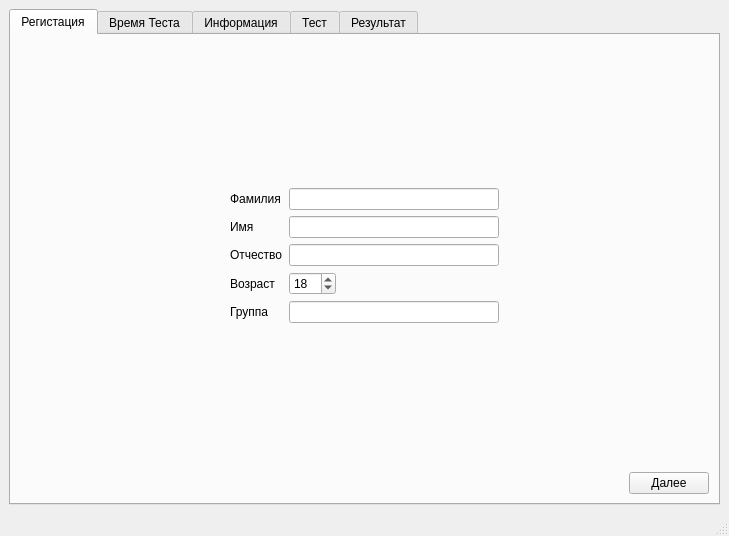
<?xml version="1.0" encoding="UTF-8"?>
<ui version="4.0">
 <class>UiMindfulness</class>
 <widget class="QMainWindow" name="UiMindfulness">
  <property name="geometry">
   <rect>
    <x>0</x>
    <y>0</y>
    <width>729</width>
    <height>536</height>
   </rect>
  </property>
  <property name="windowTitle">
   <string>Тест на Утомляемость</string>
  </property>
  <widget class="QWidget" name="centralwidget">
   <layout class="QGridLayout" name="gridLayout">
    <item row="0" column="0">
     <widget class="QTabWidget" name="m_main_tab_widget">
      <property name="enabled">
       <bool>true</bool>
      </property>
      <property name="tabPosition">
       <enum>QTabWidget::North</enum>
      </property>
      <property name="currentIndex">
       <number>0</number>
      </property>
      <widget class="QWidget" name="tab_registration">
       <attribute name="title">
        <string>Регистация</string>
       </attribute>
       <layout class="QGridLayout" name="gridLayout_3">
        <item row="1" column="0">
         <layout class="QGridLayout" name="gridLayout_2">
          <item row="2" column="2">
           <widget class="QLineEdit" name="m_line_edit_tn">
            <property name="text">
             <string/>
            </property>
           </widget>
          </item>
          <item row="3" column="1">
           <widget class="QLabel" name="label_4">
            <property name="text">
             <string>Возраст</string>
            </property>
           </widget>
          </item>
          <item row="4" column="1">
           <widget class="QLabel" name="label_5">
            <property name="text">
             <string>Группа</string>
            </property>
           </widget>
          </item>
          <item row="1" column="2">
           <widget class="QLineEdit" name="m_line_edit_sn">
            <property name="text">
             <string/>
            </property>
           </widget>
          </item>
          <item row="0" column="2">
           <widget class="QLineEdit" name="m_line_edit_fn">
            <property name="text">
             <string/>
            </property>
           </widget>
          </item>
          <item row="2" column="0">
           <spacer name="horizontalSpacer_3">
            <property name="orientation">
             <enum>Qt::Horizontal</enum>
            </property>
            <property name="sizeType">
             <enum>QSizePolicy::Expanding</enum>
            </property>
            <property name="sizeHint" stdset="0">
             <size>
              <width>40</width>
              <height>20</height>
             </size>
            </property>
           </spacer>
          </item>
          <item row="4" column="2">
           <widget class="QLineEdit" name="m_line_edit_group">
            <property name="text">
             <string/>
            </property>
           </widget>
          </item>
          <item row="0" column="1">
           <widget class="QLabel" name="label">
            <property name="text">
             <string>Фамилия</string>
            </property>
           </widget>
          </item>
          <item row="1" column="1">
           <widget class="QLabel" name="label_2">
            <property name="text">
             <string>Имя</string>
            </property>
           </widget>
          </item>
          <item row="2" column="1">
           <widget class="QLabel" name="label_3">
            <property name="text">
             <string>Отчество</string>
            </property>
           </widget>
          </item>
          <item row="2" column="3">
           <spacer name="horizontalSpacer_8">
            <property name="orientation">
             <enum>Qt::Horizontal</enum>
            </property>
            <property name="sizeType">
             <enum>QSizePolicy::Expanding</enum>
            </property>
            <property name="sizeHint" stdset="0">
             <size>
              <width>40</width>
              <height>20</height>
             </size>
            </property>
           </spacer>
          </item>
          <item row="3" column="2">
           <layout class="QHBoxLayout" name="horizontalLayout_2">
            <item>
             <widget class="QSpinBox" name="m_spin_box_years">
              <property name="minimum">
               <number>1</number>
              </property>
              <property name="maximum">
               <number>150</number>
              </property>
              <property name="value">
               <number>18</number>
              </property>
             </widget>
            </item>
            <item>
             <spacer name="horizontalSpacer_2">
              <property name="orientation">
               <enum>Qt::Horizontal</enum>
              </property>
              <property name="sizeHint" stdset="0">
               <size>
                <width>40</width>
                <height>20</height>
               </size>
              </property>
             </spacer>
            </item>
           </layout>
          </item>
         </layout>
        </item>
        <item row="2" column="0">
         <spacer name="verticalSpacer_2">
          <property name="orientation">
           <enum>Qt::Vertical</enum>
          </property>
          <property name="sizeType">
           <enum>QSizePolicy::Expanding</enum>
          </property>
          <property name="sizeHint" stdset="0">
           <size>
            <width>18</width>
            <height>45</height>
           </size>
          </property>
         </spacer>
        </item>
        <item row="3" column="0">
         <layout class="QHBoxLayout" name="horizontalLayout">
          <item>
           <spacer name="horizontalSpacer">
            <property name="orientation">
             <enum>Qt::Horizontal</enum>
            </property>
            <property name="sizeHint" stdset="0">
             <size>
              <width>40</width>
              <height>20</height>
             </size>
            </property>
           </spacer>
          </item>
          <item>
           <widget class="QPushButton" name="push_button_reg_next">
            <property name="text">
             <string>Далее</string>
            </property>
           </widget>
          </item>
         </layout>
        </item>
        <item row="0" column="0">
         <spacer name="verticalSpacer">
          <property name="orientation">
           <enum>Qt::Vertical</enum>
          </property>
          <property name="sizeType">
           <enum>QSizePolicy::Expanding</enum>
          </property>
          <property name="sizeHint" stdset="0">
           <size>
            <width>20</width>
            <height>44</height>
           </size>
          </property>
         </spacer>
        </item>
       </layout>
      </widget>
      <widget class="QWidget" name="tab_time">
       <attribute name="title">
        <string>Время Теста</string>
       </attribute>
       <layout class="QGridLayout" name="gridLayout_5">
        <item row="0" column="0">
         <spacer name="verticalSpacer_3">
          <property name="orientation">
           <enum>Qt::Vertical</enum>
          </property>
          <property name="sizeType">
           <enum>QSizePolicy::Expanding</enum>
          </property>
          <property name="sizeHint" stdset="0">
           <size>
            <width>20</width>
            <height>117</height>
           </size>
          </property>
         </spacer>
        </item>
        <item row="1" column="0">
         <layout class="QGridLayout" name="gridLayout_4">
          <item row="0" column="1">
           <widget class="QLabel" name="label_6">
            <property name="text">
             <string>Время Суток</string>
            </property>
           </widget>
          </item>
          <item row="0" column="2">
           <widget class="QComboBox" name="m_combo_box_time_day"/>
          </item>
          <item row="2" column="2">
           <widget class="QComboBox" name="m_combo_box_weak_day"/>
          </item>
          <item row="3" column="1">
           <widget class="QLabel" name="label_9">
            <property name="text">
             <string>Время</string>
            </property>
           </widget>
          </item>
          <item row="1" column="0">
           <spacer name="horizontalSpacer_5">
            <property name="orientation">
             <enum>Qt::Horizontal</enum>
            </property>
            <property name="sizeHint" stdset="0">
             <size>
              <width>40</width>
              <height>20</height>
             </size>
            </property>
           </spacer>
          </item>
          <item row="1" column="3">
           <spacer name="horizontalSpacer_6">
            <property name="orientation">
             <enum>Qt::Horizontal</enum>
            </property>
            <property name="sizeHint" stdset="0">
             <size>
              <width>40</width>
              <height>20</height>
             </size>
            </property>
           </spacer>
          </item>
          <item row="3" column="2">
           <widget class="QComboBox" name="m_combo_box_time_test"/>
          </item>
          <item row="2" column="1">
           <widget class="QLabel" name="label_7">
            <property name="text">
             <string>День недели</string>
            </property>
           </widget>
          </item>
          <item row="1" column="2">
           <widget class="QDateEdit" name="m_date_edit_time"/>
          </item>
          <item row="1" column="1">
           <widget class="QLabel" name="label_8">
            <property name="text">
             <string>Дата</string>
            </property>
           </widget>
          </item>
         </layout>
        </item>
        <item row="2" column="0">
         <spacer name="verticalSpacer_4">
          <property name="orientation">
           <enum>Qt::Vertical</enum>
          </property>
          <property name="sizeType">
           <enum>QSizePolicy::Expanding</enum>
          </property>
          <property name="sizeHint" stdset="0">
           <size>
            <width>20</width>
            <height>116</height>
           </size>
          </property>
         </spacer>
        </item>
        <item row="3" column="0">
         <layout class="QHBoxLayout" name="horizontalLayout_3">
          <property name="sizeConstraint">
           <enum>QLayout::SetMaximumSize</enum>
          </property>
          <item>
           <spacer name="horizontalSpacer_4">
            <property name="orientation">
             <enum>Qt::Horizontal</enum>
            </property>
            <property name="sizeHint" stdset="0">
             <size>
              <width>40</width>
              <height>20</height>
             </size>
            </property>
           </spacer>
          </item>
          <item>
           <widget class="QPushButton" name="push_button_time_next">
            <property name="text">
             <string>Далее</string>
            </property>
           </widget>
          </item>
         </layout>
        </item>
       </layout>
      </widget>
      <widget class="QWidget" name="tab_information">
       <attribute name="title">
        <string>Информация</string>
       </attribute>
       <layout class="QGridLayout" name="gridLayout_6">
        <item row="0" column="2">
         <spacer name="verticalSpacer_5">
          <property name="orientation">
           <enum>Qt::Vertical</enum>
          </property>
          <property name="sizeType">
           <enum>QSizePolicy::Ignored</enum>
          </property>
          <property name="sizeHint" stdset="0">
           <size>
            <width>20</width>
            <height>98</height>
           </size>
          </property>
         </spacer>
        </item>
        <item row="1" column="0">
         <spacer name="horizontalSpacer_7">
          <property name="orientation">
           <enum>Qt::Horizontal</enum>
          </property>
          <property name="sizeType">
           <enum>QSizePolicy::Ignored</enum>
          </property>
          <property name="sizeHint" stdset="0">
           <size>
            <width>156</width>
            <height>20</height>
           </size>
          </property>
         </spacer>
        </item>
        <item row="1" column="1" colspan="2">
         <widget class="QTextBrowser" name="textBrowser">
          <property name="html">
           <string>&lt;!DOCTYPE HTML PUBLIC &quot;-//W3C//DTD HTML 4.0//EN&quot; &quot;http://www.w3.org/TR/REC-html40/strict.dtd&quot;&gt;
&lt;html&gt;&lt;head&gt;&lt;meta name=&quot;qrichtext&quot; content=&quot;1&quot; /&gt;&lt;style type=&quot;text/css&quot;&gt;
p, li { white-space: pre-wrap; }
&lt;/style&gt;&lt;/head&gt;&lt;body style=&quot; font-family:'Ubuntu'; font-size:11pt; font-weight:400; font-style:normal;&quot;&gt;
&lt;p align=&quot;center&quot; style=&quot; margin-top:0px; margin-bottom:0px; margin-left:0px; margin-right:0px; -qt-block-indent:0; text-indent:0px;&quot;&gt;&lt;span style=&quot; font-family:'Ubuntu'; font-size:16pt;&quot;&gt;Инфомационное окно для прохождения теста на утомляемость&lt;/span&gt;&lt;/p&gt;
&lt;p align=&quot;center&quot; style=&quot;-qt-paragraph-type:empty; margin-top:0px; margin-bottom:0px; margin-left:0px; margin-right:0px; -qt-block-indent:0; text-indent:0px; font-family:'Ubuntu'; font-size:16pt;&quot;&gt;&lt;br /&gt;&lt;/p&gt;
&lt;p align=&quot;center&quot; style=&quot; margin-top:0px; margin-bottom:0px; margin-left:0px; margin-right:0px; -qt-block-indent:0; text-indent:0px;&quot;&gt;&lt;span style=&quot; font-family:'Ubuntu'; font-size:16pt;&quot;&gt;Если всплявает &lt;/span&gt;&lt;span style=&quot; font-family:'Ubuntu'; font-size:16pt; font-weight:600; color:#cc0000;&quot;&gt;Красный Квадрат&lt;/span&gt;&lt;span style=&quot; font-family:'Ubuntu'; font-size:16pt;&quot;&gt; , то нажмите клавишу &amp;quot;Пробел&amp;quot; ( Spase )&lt;/span&gt;&lt;/p&gt;
&lt;p align=&quot;center&quot; style=&quot; margin-top:0px; margin-bottom:0px; margin-left:0px; margin-right:0px; -qt-block-indent:0; text-indent:0px;&quot;&gt;&lt;span style=&quot; font-family:'Ubuntu'; font-size:16pt;&quot;&gt;&lt;br /&gt;Если всплывает &lt;/span&gt;&lt;span style=&quot; font-family:'Ubuntu'; font-size:16pt; font-weight:600; color:#204a87;&quot;&gt;Синий Квадрат&lt;/span&gt;&lt;span style=&quot; font-family:'Ubuntu'; font-size:16pt;&quot;&gt; , то нажмите клавишу &amp;quot;Ввод&amp;quot; ( Enter )&lt;/span&gt;&lt;/p&gt;&lt;/body&gt;&lt;/html&gt;</string>
          </property>
         </widget>
        </item>
        <item row="1" column="3">
         <spacer name="horizontalSpacer_9">
          <property name="orientation">
           <enum>Qt::Horizontal</enum>
          </property>
          <property name="sizeType">
           <enum>QSizePolicy::Ignored</enum>
          </property>
          <property name="sizeHint" stdset="0">
           <size>
            <width>156</width>
            <height>20</height>
           </size>
          </property>
         </spacer>
        </item>
        <item row="2" column="1">
         <spacer name="verticalSpacer_6">
          <property name="orientation">
           <enum>Qt::Vertical</enum>
          </property>
          <property name="sizeType">
           <enum>QSizePolicy::Ignored</enum>
          </property>
          <property name="sizeHint" stdset="0">
           <size>
            <width>13</width>
            <height>48</height>
           </size>
          </property>
         </spacer>
        </item>
        <item row="3" column="0" colspan="4">
         <layout class="QHBoxLayout" name="horizontalLayout_4">
          <item>
           <spacer name="horizontalSpacer_10">
            <property name="orientation">
             <enum>Qt::Horizontal</enum>
            </property>
            <property name="sizeHint" stdset="0">
             <size>
              <width>40</width>
              <height>20</height>
             </size>
            </property>
           </spacer>
          </item>
          <item>
           <widget class="QPushButton" name="m_push_button_info">
            <property name="text">
             <string>Далее</string>
            </property>
           </widget>
          </item>
         </layout>
        </item>
       </layout>
      </widget>
      <widget class="QWidget" name="tab_test">
       <attribute name="title">
        <string>Тест</string>
       </attribute>
       <layout class="QGridLayout" name="gridLayout_7">
        <item row="0" column="0">
         <widget class="QLabel" name="m_label_test_info">
          <property name="sizePolicy">
           <sizepolicy hsizetype="Expanding" vsizetype="Preferred">
            <horstretch>0</horstretch>
            <verstretch>0</verstretch>
           </sizepolicy>
          </property>
          <property name="font">
           <font>
            <pointsize>20</pointsize>
           </font>
          </property>
          <property name="text">
           <string/>
          </property>
          <property name="alignment">
           <set>Qt::AlignCenter</set>

          </property>
         </widget>
        </item>
        <item row="1" column="0">
         <widget class="QWidget" name="m_widget_test" native="true">
          <property name="sizePolicy">
           <sizepolicy hsizetype="Expanding" vsizetype="Expanding">
            <horstretch>0</horstretch>
            <verstretch>0</verstretch>
           </sizepolicy>
          </property>
         </widget>
        </item>
        <item row="2" column="0">
         <layout class="QHBoxLayout" name="horizontalLayout_5">
          <item>
           <widget class="QLabel" name="m_label_result_test">
            <property name="text">
             <string/>
            </property>
           </widget>
          </item>
          <item>
           <spacer name="horizontalSpacer_11">
            <property name="orientation">
             <enum>Qt::Horizontal</enum>
            </property>
            <property name="sizeHint" stdset="0">
             <size>
              <width>40</width>
              <height>20</height>
             </size>
            </property>
           </spacer>
          </item>
          <item>
           <widget class="QTimeEdit" name="m_time_edit_test">
            <property name="enabled">
             <bool>true</bool>

            </property>
            <property name="focusPolicy">
             <enum>Qt::NoFocus</enum>
            </property>
            <property name="wrapping">
             <bool>false</bool>
            </property>
            <property name="alignment">
             <set>Qt::AlignCenter</set>
            </property>
            <property name="readOnly">
             <bool>true</bool>
            </property>
            <property name="accelerated">
             <bool>false</bool>
            </property>
            <property name="correctionMode">
             <enum>QAbstractSpinBox::CorrectToPreviousValue</enum>
            </property>
            <property name="showGroupSeparator" stdset="0">
             <bool>false</bool>
            </property>
            <property name="displayFormat">
             <string>mm:ss</string>
            </property>
            <property name="calendarPopup">
             <bool>false</bool>
            </property>

           </widget>
          </item>
         </layout>
        </item>
       </layout>
      </widget>
      <widget class="QWidget" name="tab_result">
       <attribute name="title">
        <string>Результат</string>
       </attribute>
       <layout class="QGridLayout" name="gridLayout_8">
        <item row="1" column="0" colspan="2">

         <widget class="QTableWidget" name="m_table_widget_result"/>
        </item>
        <item row="2" column="0">
         <layout class="QHBoxLayout" name="horizontalLayout_6">
          <item>
           <spacer name="horizontalSpacer_12">
            <property name="orientation">
             <enum>Qt::Horizontal</enum>
            </property>
            <property name="sizeHint" stdset="0">
             <size>
              <width>40</width>
              <height>20</height>
             </size>
            </property>
           </spacer>
          </item>
          <item>
           <widget class="QPushButton" name="m_push_button_save">

            <property name="text">
             <string>Сохранить</string>
            </property>
           </widget>
          </item>
         </layout>
        </item>
        <item row="0" column="0" colspan="2">
         <widget class="QLabel" name="label_10">
          <property name="sizePolicy">
           <sizepolicy hsizetype="Expanding" vsizetype="Preferred">
            <horstretch>0</horstretch>
            <verstretch>0</verstretch>
           </sizepolicy>
          </property>
          <property name="font">
           <font>
            <pointsize>20</pointsize>
           </font>
          </property>
          <property name="text">
           <string>Итоги Теста</string>
          </property>
          <property name="alignment">
           <set>Qt::AlignCenter</set>
          </property>
         </widget>
        </item>

       </layout>
      </widget>
     </widget>
    </item>
   </layout>
  </widget>
  <widget class="QMenuBar" name="menubar">
   <property name="geometry">
    <rect>
     <x>0</x>
     <y>0</y>
     <width>695</width>
     <height>22</height>
    </rect>
   </property>
  </widget>
  <widget class="QStatusBar" name="statusbar"/>
 </widget>
 <tabstops>
  <tabstop>m_line_edit_fn</tabstop>
  <tabstop>m_line_edit_sn</tabstop>
  <tabstop>m_line_edit_tn</tabstop>
  <tabstop>m_spin_box_years</tabstop>
  <tabstop>m_line_edit_group</tabstop>
  <tabstop>push_button_reg_next</tabstop>
  <tabstop>m_combo_box_time_day</tabstop>
  <tabstop>m_date_edit_time</tabstop>
  <tabstop>m_combo_box_weak_day</tabstop>
  <tabstop>m_combo_box_time_test</tabstop>
  <tabstop>push_button_time_next</tabstop>
  <tabstop>textBrowser</tabstop>
  <tabstop>m_push_button_info</tabstop>
  <tabstop>m_time_edit_test</tabstop>
  <tabstop>m_table_widget_result</tabstop>
  <tabstop>pushButton</tabstop>
  <tabstop>m_main_tab_widget</tabstop>
 </tabstops>
 <resources/>
 <connections/>
</ui>
